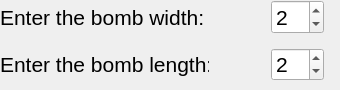
        <widget class="QWidget" name="attackbybombpage">
         <widget class="QWidget" name="gridLayoutWidget_5">
          <property name="geometry">
           <rect>
            <x>0</x>
            <y>0</y>
            <width>331</width>
            <height>81</height>
           </rect>
          </property>
          <layout class="QGridLayout" name="gridLayout_6">
           <property name="leftMargin">
            <number>0</number>
           </property>
           <property name="topMargin">
            <number>0</number>
           </property>
           <property name="rightMargin">
            <number>7</number>
           </property>
           <property name="horizontalSpacing">
            <number>62</number>
           </property>
           <property name="verticalSpacing">
            <number>14</number>
           </property>
           <item row="1" column="2">
            <widget class="QSpinBox" name="bomblength_input">
             <property name="font">
              <font>
               <pointsize>16</pointsize>
              </font>
             </property>
             <property name="value">
              <number>2</number>
             </property>
            </widget>
           </item>
           <item row="0" column="2">
            <widget class="QSpinBox" name="bombwidth_input">
             <property name="font">
              <font>
               <pointsize>16</pointsize>
              </font>
             </property>
             <property name="value">
              <number>2</number>
             </property>
            </widget>
           </item>
           <item row="1" column="1">
            <widget class="QLabel" name="label_31">
             <property name="font">
              <font>
               <pointsize>16</pointsize>
              </font>
             </property>
             <property name="text">
              <string>Enter the bomb length:</string>
             </property>
            </widget>
           </item>
           <item row="0" column="1">
            <widget class="QLabel" name="label_30">
             <property name="font">
              <font>
               <pointsize>16</pointsize>
              </font>
             </property>
             <property name="text">
              <string>Enter the bomb width:</string>
             </property>
            </widget>
           </item>
          </layout>
         </widget>
        </widget>
